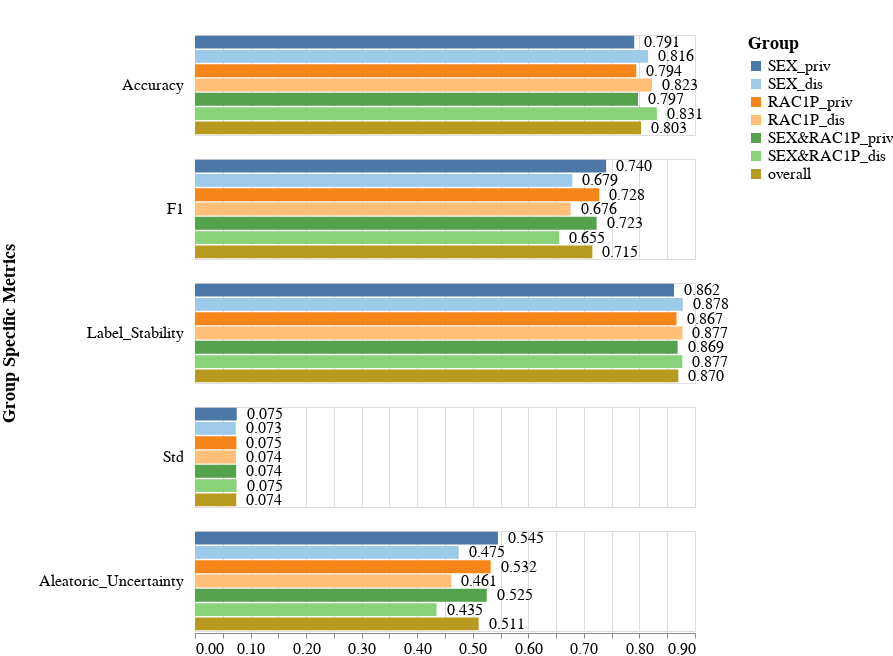

Notebook source saved alongside this figure:
### Code cell
create_metrics_bar_chart_per_one_model(metrics_df=all_subgroup_metrics_df,
                                       dataset_name='Folktables_GA_2018_Income',
                                       fairness_intervention='DIR',
                                       exp_iter='Exp_iter_6',
                                       model_name='MLP',
                                       metrics_type='subgroup',
                                       metrics_names=['Accuracy', 'F1', 'Label_Stability', 'Std', 'Aleatoric_Uncertainty'],
                                       vals_to_replace=vals_to_replace)

### Figure 1 — Vega-Lite specification as saved in the notebook (floating-point values rounded to 4 significant figures)
{"config": {"view": {"continuousWidth": 400, "continuousHeight": 300}, "axis": {"labelFontSize": 16, "titleFontSize": 18}, "headerRow": {"labelAlign": "left", "labelAngle": 0, "labelFontSize": 16, "labelPadding": 10, "titleFontSize": 18}, "padding": {"top": 33}}, "data": {"name": "data-40e9e5c43372ecf659a9f428be3dd1ef"}, "facet": {"row": {"field": "Metric", "sort": ["Accuracy", "F1", "Label_Stability", "Std", "Aleatoric_Uncertainty"], "title": "Group Specific Metrics", "type": "nominal"}}, "spec": {"layer": [{"mark": "bar", "encoding": {"color": {"field": "Subgroup", "legend": {"labelFontSize": 16, "title": "Group", "titleFontSize": 18}, "scale": {"scheme": "tableau20"}, "sort": ["SEX_priv", "SEX_dis", "RAC1P_priv", "RAC1P_dis", "SEX&RAC1P_priv", "SEX&RAC1P_dis", "male_priv", "male_dis", "race_priv", "race_dis", "male&race_priv", "male&race_dis", "sex_priv", "sex_dis", "overall"], "type": "nominal"}, "x": {"axis": {"grid": true}, "field": "Metric_Value", "title": "", "type": "quantitative"}, "y": {"axis": null, "field": "Subgroup", "sort": ["SEX_priv", "SEX_dis", "RAC1P_priv", "RAC1P_dis", "SEX&RAC1P_priv", "SEX&RAC1P_dis", "male_priv", "male_dis", "race_priv", "race_dis", "male&race_priv", "male&race_dis", "sex_priv", "sex_dis", "overall"], "type": "nominal"}}}, {"mark": {"type": "text", "align": "left", "baseline": "middle", "dx": 10, "fontSize": 16}, "encoding": {"color": {"value": "black"}, "text": {"field": "Metric_Value", "format": ",.3f", "type": "quantitative"}, "x": {"axis": {"grid": true}, "field": "Metric_Value", "title": "", "type": "quantitative"}, "y": {"axis": null, "field": "Subgroup", "sort": ["SEX_priv", "SEX_dis", "RAC1P_priv", "RAC1P_dis", "SEX&RAC1P_priv", "SEX&RAC1P_dis", "male_priv", "male_dis", "race_priv", "race_dis", "male&race_priv", "male&race_dis", "sex_priv", "sex_dis", "overall"], "type": "nominal"}}}], "height": 100, "width": 500}, "$schema": "https://vega.github.io/schema/vega-lite/v4.17.0.json", "datasets": {"data-40e9e5c43372ecf659a9f428be3dd1ef": [{"Metric": "Aleatoric_Uncertainty", "Model_Name": "MLP", "Dataset_Name": "Folktables_GA_2018_Income", "Num_Estimators": 200, "Record_Create_Date_Time": "2024-01-07T05:41:42.152000", "Session_Uuid": "f009c98f-b732-44cf-9084-4bf12c11bdcf", "Experiment_Iteration": "Exp_iter_6", "Dataset_Split_Seed": 600, "Fair_Intervention_Params_Lst": "[0.7]", "Intervention_Param": 0.7, "Subgroup": "SEX_priv", "Metric_Value": 0.5453, "Fairness_Intervention": "DIR"}, {"Metric": "Std", "Model_Name": "MLP", "Dataset_Name": "Folktables_GA_2018_Income", "Num_Estimators": 200, "Record_Create_Date_Time": "2024-01-07T05:41:42.152000", "Session_Uuid": "f009c98f-b732-44cf-9084-4bf12c11bdcf", "Experiment_Iteration": "Exp_iter_6", "Dataset_Split_Seed": 600, "Fair_Intervention_Params_Lst": "[0.7]", "Intervention_Param": 0.7, "Subgroup": "SEX_priv", "Metric_Value": 0.07513, "Fairness_Intervention": "DIR"}, {"Metric": "Label_Stability", "Model_Name": "MLP", "Dataset_Name": "Folktables_GA_2018_Income", "Num_Estimators": 200, "Record_Create_Date_Time": "2024-01-07T05:41:42.152000", "Session_Uuid": "f009c98f-b732-44cf-9084-4bf12c11bdcf", "Experiment_Iteration": "Exp_iter_6", "Dataset_Split_Seed": 600, "Fair_Intervention_Params_Lst": "[0.7]", "Intervention_Param": 0.7, "Subgroup": "SEX_priv", "Metric_Value": 0.8622, "Fairness_Intervention": "DIR"}, {"Metric": "Accuracy", "Model_Name": "MLP", "Dataset_Name": "Folktables_GA_2018_Income", "Num_Estimators": 200, "Record_Create_Date_Time": "2024-01-07T05:41:42.152000", "Session_Uuid": "f009c98f-b732-44cf-9084-4bf12c11bdcf", "Experiment_Iteration": "Exp_iter_6", "Dataset_Split_Seed": 600, "Fair_Intervention_Params_Lst": "[0.7]", "Intervention_Param": 0.7, "Subgroup": "SEX_priv", "Metric_Value": 0.7906, "Fairness_Intervention": "DIR"}, {"Metric": "F1", "Model_Name": "MLP", "Dataset_Name": "Folktables_GA_2018_Income", "Num_Estimators": 200, "Record_Create_Date_Time": "2024-01-07T05:41:42.152000", "Session_Uuid": "f009c98f-b732-44cf-9084-4bf12c11bdcf", "Experiment_Iteration": "Exp_iter_6", "Dataset_Split_Seed": 600, "Fair_Intervention_Params_Lst": "[0.7]", "Intervention_Param": 0.7, "Subgroup": "SEX_priv", "Metric_Value": 0.7401, "Fairness_Intervention": "DIR"}, {"Metric": "Aleatoric_Uncertainty", "Model_Name": "MLP", "Dataset_Name": "Folktables_GA_2018_Income", "Num_Estimators": 200, "Record_Create_Date_Time": "2024-01-07T05:41:42.152000", "Session_Uuid": "f009c98f-b732-44cf-9084-4bf12c11bdcf", "Experiment_Iteration": "Exp_iter_6", "Dataset_Split_Seed": 600, "Fair_Intervention_Params_Lst": "[0.7]", "Intervention_Param": 0.7, "Subgroup": "SEX_dis", "Metric_Value": 0.4747, "Fairness_Intervention": "DIR"}, {"Metric": "Std", "Model_Name": "MLP", "Dataset_Name": "Folktables_GA_2018_Income", "Num_Estimators": 200, "Record_Create_Date_Time": "2024-01-07T05:41:42.152000", "Session_Uuid": "f009c98f-b732-44cf-9084-4bf12c11bdcf", "Experiment_Iteration": "Exp_iter_6", "Dataset_Split_Seed": 600, "Fair_Intervention_Params_Lst": "[0.7]", "Intervention_Param": 0.7, "Subgroup": "SEX_dis", "Metric_Value": 0.07337, "Fairness_Intervention": "DIR"}, {"Metric": "Label_Stability", "Model_Name": "MLP", "Dataset_Name": "Folktables_GA_2018_Income", "Num_Estimators": 200, "Record_Create_Date_Time": "2024-01-07T05:41:42.152000", "Session_Uuid": "f009c98f-b732-44cf-9084-4bf12c11bdcf", "Experiment_Iteration": "Exp_iter_6", "Dataset_Split_Seed": 600, "Fair_Intervention_Params_Lst": "[0.7]", "Intervention_Param": 0.7, "Subgroup": "SEX_dis", "Metric_Value": 0.878, "Fairness_Intervention": "DIR"}, {"Metric": "Accuracy", "Model_Name": "MLP", "Dataset_Name": "Folktables_GA_2018_Income", "Num_Estimators": 200, "Record_Create_Date_Time": "2024-01-07T05:41:42.152000", "Session_Uuid": "f009c98f-b732-44cf-9084-4bf12c11bdcf", "Experiment_Iteration": "Exp_iter_6", "Dataset_Split_Seed": 600, "Fair_Intervention_Params_Lst": "[0.7]", "Intervention_Param": 0.7, "Subgroup": "SEX_dis", "Metric_Value": 0.8157, "Fairness_Intervention": "DIR"}, {"Metric": "F1", "Model_Name": "MLP", "Dataset_Name": "Folktables_GA_2018_Income", "Num_Estimators": 200, "Record_Create_Date_Time": "2024-01-07T05:41:42.152000", "Session_Uuid": "f009c98f-b732-44cf-9084-4bf12c11bdcf", "Experiment_Iteration": "Exp_iter_6", "Dataset_Split_Seed": 600, "Fair_Intervention_Params_Lst": "[0.7]", "Intervention_Param": 0.7, "Subgroup": "SEX_dis", "Metric_Value": 0.6792, "Fairness_Intervention": "DIR"}, {"Metric": "Aleatoric_Uncertainty", "Model_Name": "MLP", "Dataset_Name": "Folktables_GA_2018_Income", "Num_Estimators": 200, "Record_Create_Date_Time": "2024-01-07T05:41:42.152000", "Session_Uuid": "f009c98f-b732-44cf-9084-4bf12c11bdcf", "Experiment_Iteration": "Exp_iter_6", "Dataset_Split_Seed": 600, "Fair_Intervention_Params_Lst": "[0.7]", "Intervention_Param": 0.7, "Subgroup": "RAC1P_priv", "Metric_Value": 0.5322, "Fairness_Intervention": "DIR"}, {"Metric": "Std", "Model_Name": "MLP", "Dataset_Name": "Folktables_GA_2018_Income", "Num_Estimators": 200, "Record_Create_Date_Time": "2024-01-07T05:41:42.152000", "Session_Uuid": "f009c98f-b732-44cf-9084-4bf12c11bdcf", "Experiment_Iteration": "Exp_iter_6", "Dataset_Split_Seed": 600, "Fair_Intervention_Params_Lst": "[0.7]", "Intervention_Param": 0.7, "Subgroup": "RAC1P_priv", "Metric_Value": 0.07453, "Fairness_Intervention": "DIR"}, {"Metric": "Label_Stability", "Model_Name": "MLP", "Dataset_Name": "Folktables_GA_2018_Income", "Num_Estimators": 200, "Record_Create_Date_Time": "2024-01-07T05:41:42.152000", "Session_Uuid": "f009c98f-b732-44cf-9084-4bf12c11bdcf", "Experiment_Iteration": "Exp_iter_6", "Dataset_Split_Seed": 600, "Fair_Intervention_Params_Lst": "[0.7]", "Intervention_Param": 0.7, "Subgroup": "RAC1P_priv", "Metric_Value": 0.8667, "Fairness_Intervention": "DIR"}, {"Metric": "Accuracy", "Model_Name": "MLP", "Dataset_Name": "Folktables_GA_2018_Income", "Num_Estimators": 200, "Record_Create_Date_Time": "2024-01-07T05:41:42.152000", "Session_Uuid": "f009c98f-b732-44cf-9084-4bf12c11bdcf", "Experiment_Iteration": "Exp_iter_6", "Dataset_Split_Seed": 600, "Fair_Intervention_Params_Lst": "[0.7]", "Intervention_Param": 0.7, "Subgroup": "RAC1P_priv", "Metric_Value": 0.7942, "Fairness_Intervention": "DIR"}, {"Metric": "F1", "Model_Name": "MLP", "Dataset_Name": "Folktables_GA_2018_Income", "Num_Estimators": 200, "Record_Create_Date_Time": "2024-01-07T05:41:42.152000", "Session_Uuid": "f009c98f-b732-44cf-9084-4bf12c11bdcf", "Experiment_Iteration": "Exp_iter_6", "Dataset_Split_Seed": 600, "Fair_Intervention_Params_Lst": "[0.7]", "Intervention_Param": 0.7, "Subgroup": "RAC1P_priv", "Metric_Value": 0.7276, "Fairness_Intervention": "DIR"}, {"Metric": "Aleatoric_Uncertainty", "Model_Name": "MLP", "Dataset_Name": "Folktables_GA_2018_Income", "Num_Estimators": 200, "Record_Create_Date_Time": "2024-01-07T05:41:42.152000", "Session_Uuid": "f009c98f-b732-44cf-9084-4bf12c11bdcf", "Experiment_Iteration": "Exp_iter_6", "Dataset_Split_Seed": 600, "Fair_Intervention_Params_Lst": "[0.7]", "Intervention_Param": 0.7, "Subgroup": "RAC1P_dis", "Metric_Value": 0.4613, "Fairness_Intervention": "DIR"}, {"Metric": "Std", "Model_Name": "MLP", "Dataset_Name": "Folktables_GA_2018_Income", "Num_Estimators": 200, "Record_Create_Date_Time": "2024-01-07T05:41:42.152000", "Session_Uuid": "f009c98f-b732-44cf-9084-4bf12c11bdcf", "Experiment_Iteration": "Exp_iter_6", "Dataset_Split_Seed": 600, "Fair_Intervention_Params_Lst": "[0.7]", "Intervention_Param": 0.7, "Subgroup": "RAC1P_dis", "Metric_Value": 0.07365, "Fairness_Intervention": "DIR"}, {"Metric": "Label_Stability", "Model_Name": "MLP", "Dataset_Name": "Folktables_GA_2018_Income", "Num_Estimators": 200, "Record_Create_Date_Time": "2024-01-07T05:41:42.152000", "Session_Uuid": "f009c98f-b732-44cf-9084-4bf12c11bdcf", "Experiment_Iteration": "Exp_iter_6", "Dataset_Split_Seed": 600, "Fair_Intervention_Params_Lst": "[0.7]", "Intervention_Param": 0.7, "Subgroup": "RAC1P_dis", "Metric_Value": 0.8774, "Fairness_Intervention": "DIR"}, {"Metric": "Accuracy", "Model_Name": "MLP", "Dataset_Name": "Folktables_GA_2018_Income", "Num_Estimators": 200, "Record_Create_Date_Time": "2024-01-07T05:41:42.152000", "Session_Uuid": "f009c98f-b732-44cf-9084-4bf12c11bdcf", "Experiment_Iteration": "Exp_iter_6", "Dataset_Split_Seed": 600, "Fair_Intervention_Params_Lst": "[0.7]", "Intervention_Param": 0.7, "Subgroup": "RAC1P_dis", "Metric_Value": 0.8227, "Fairness_Intervention": "DIR"}, {"Metric": "F1", "Model_Name": "MLP", "Dataset_Name": "Folktables_GA_2018_Income", "Num_Estimators": 200, "Record_Create_Date_Time": "2024-01-07T05:41:42.152000", "Session_Uuid": "f009c98f-b732-44cf-9084-4bf12c11bdcf", "Experiment_Iteration": "Exp_iter_6", "Dataset_Split_Seed": 600, "Fair_Intervention_Params_Lst": "[0.7]", "Intervention_Param": 0.7, "Subgroup": "RAC1P_dis", "Metric_Value": 0.6762, "Fairness_Intervention": "DIR"}, {"Metric": "Aleatoric_Uncertainty", "Model_Name": "MLP", "Dataset_Name": "Folktables_GA_2018_Income", "Num_Estimators": 200, "Record_Create_Date_Time": "2024-01-07T05:41:42.152000", "Session_Uuid": "f009c98f-b732-44cf-9084-4bf12c11bdcf", "Experiment_Iteration": "Exp_iter_6", "Dataset_Split_Seed": 600, "Fair_Intervention_Params_Lst": "[0.7]", "Intervention_Param": 0.7, "Subgroup": "SEX&RAC1P_priv", "Metric_Value": 0.5251, "Fairness_Intervention": "DIR"}, {"Metric": "Std", "Model_Name": "MLP", "Dataset_Name": "Folktables_GA_2018_Income", "Num_Estimators": 200, "Record_Create_Date_Time": "2024-01-07T05:41:42.152000", "Session_Uuid": "f009c98f-b732-44cf-9084-4bf12c11bdcf", "Experiment_Iteration": "Exp_iter_6", "Dataset_Split_Seed": 600, "Fair_Intervention_Params_Lst": "[0.7]", "Intervention_Param": 0.7, "Subgroup": "SEX&RAC1P_priv", "Metric_Value": 0.07415, "Fairness_Intervention": "DIR"}, {"Metric": "Label_Stability", "Model_Name": "MLP", "Dataset_Name": "Folktables_GA_2018_Income", "Num_Estimators": 200, "Record_Create_Date_Time": "2024-01-07T05:41:42.152000", "Session_Uuid": "f009c98f-b732-44cf-9084-4bf12c11bdcf", "Experiment_Iteration": "Exp_iter_6", "Dataset_Split_Seed": 600, "Fair_Intervention_Params_Lst": "[0.7]", "Intervention_Param": 0.7, "Subgroup": "SEX&RAC1P_priv", "Metric_Value": 0.8686, "Fairness_Intervention": "DIR"}, {"Metric": "Accuracy", "Model_Name": "MLP", "Dataset_Name": "Folktables_GA_2018_Income", "Num_Estimators": 200, "Record_Create_Date_Time": "2024-01-07T05:41:42.152000", "Session_Uuid": "f009c98f-b732-44cf-9084-4bf12c11bdcf", "Experiment_Iteration": "Exp_iter_6", "Dataset_Split_Seed": 600, "Fair_Intervention_Params_Lst": "[0.7]", "Intervention_Param": 0.7, "Subgroup": "SEX&RAC1P_priv", "Metric_Value": 0.7975, "Fairness_Intervention": "DIR"}, {"Metric": "F1", "Model_Name": "MLP", "Dataset_Name": "Folktables_GA_2018_Income", "Num_Estimators": 200, "Record_Create_Date_Time": "2024-01-07T05:41:42.152000", "Session_Uuid": "f009c98f-b732-44cf-9084-4bf12c11bdcf", "Experiment_Iteration": "Exp_iter_6", "Dataset_Split_Seed": 600, "Fair_Intervention_Params_Lst": "[0.7]", "Intervention_Param": 0.7, "Subgroup": "SEX&RAC1P_priv", "Metric_Value": 0.7229, "Fairness_Intervention": "DIR"}, {"Metric": "Aleatoric_Uncertainty", "Model_Name": "MLP", "Dataset_Name": "Folktables_GA_2018_Income", "Num_Estimators": 200, "Record_Create_Date_Time": "2024-01-07T05:41:42.152000", "Session_Uuid": "f009c98f-b732-44cf-9084-4bf12c11bdcf", "Experiment_Iteration": "Exp_iter_6", "Dataset_Split_Seed": 600, "Fair_Intervention_Params_Lst": "[0.7]", "Intervention_Param": 0.7, "Subgroup": "SEX&RAC1P_dis", "Metric_Value": 0.4348, "Fairness_Intervention": "DIR"}, {"Metric": "Std", "Model_Name": "MLP", "Dataset_Name": "Folktables_GA_2018_Income", "Num_Estimators": 200, "Record_Create_Date_Time": "2024-01-07T05:41:42.152000", "Session_Uuid": "f009c98f-b732-44cf-9084-4bf12c11bdcf", "Experiment_Iteration": "Exp_iter_6", "Dataset_Split_Seed": 600, "Fair_Intervention_Params_Lst": "[0.7]", "Intervention_Param": 0.7, "Subgroup": "SEX&RAC1P_dis", "Metric_Value": 0.07486, "Fairness_Intervention": "DIR"}, {"Metric": "Label_Stability", "Model_Name": "MLP", "Dataset_Name": "Folktables_GA_2018_Income", "Num_Estimators": 200, "Record_Create_Date_Time": "2024-01-07T05:41:42.152000", "Session_Uuid": "f009c98f-b732-44cf-9084-4bf12c11bdcf", "Experiment_Iteration": "Exp_iter_6", "Dataset_Split_Seed": 600, "Fair_Intervention_Params_Lst": "[0.7]", "Intervention_Param": 0.7, "Subgroup": "SEX&RAC1P_dis", "Metric_Value": 0.8771, "Fairness_Intervention": "DIR"}, {"Metric": "Accuracy", "Model_Name": "MLP", "Dataset_Name": "Folktables_GA_2018_Income", "Num_Estimators": 200, "Record_Create_Date_Time": "2024-01-07T05:41:42.152000", "Session_Uuid": "f009c98f-b732-44cf-9084-4bf12c11bdcf", "Experiment_Iteration": "Exp_iter_6", "Dataset_Split_Seed": 600, "Fair_Intervention_Params_Lst": "[0.7]", "Intervention_Param": 0.7, "Subgroup": "SEX&RAC1P_dis", "Metric_Value": 0.8314, "Fairness_Intervention": "DIR"}, {"Metric": "F1", "Model_Name": "MLP", "Dataset_Name": "Folktables_GA_2018_Income", "Num_Estimators": 200, "Record_Create_Date_Time": "2024-01-07T05:41:42.152000", "Session_Uuid": "f009c98f-b732-44cf-9084-4bf12c11bdcf", "Experiment_Iteration": "Exp_iter_6", "Dataset_Split_Seed": 600, "Fair_Intervention_Params_Lst": "[0.7]", "Intervention_Param": 0.7, "Subgroup": "SEX&RAC1P_dis", "Metric_Value": 0.6554, "Fairness_Intervention": "DIR"}, {"Metric": "Aleatoric_Uncertainty", "Model_Name": "MLP", "Dataset_Name": "Folktables_GA_2018_Income", "Num_Estimators": 200, "Record_Create_Date_Time": "2024-01-07T05:41:42.152000", "Session_Uuid": "f009c98f-b732-44cf-9084-4bf12c11bdcf", "Experiment_Iteration": "Exp_iter_6", "Dataset_Split_Seed": 600, "Fair_Intervention_Params_Lst": "[0.7]", "Intervention_Param": 0.7, "Subgroup": "overall", "Metric_Value": 0.5106, "Fairness_Intervention": "DIR"}, {"Metric": "Std", "Model_Name": "MLP", "Dataset_Name": "Folktables_GA_2018_Income", "Num_Estimators": 200, "Record_Create_Date_Time": "2024-01-07T05:41:42.152000", "Session_Uuid": "f009c98f-b732-44cf-9084-4bf12c11bdcf", "Experiment_Iteration": "Exp_iter_6", "Dataset_Split_Seed": 600, "Fair_Intervention_Params_Lst": "[0.7]", "Intervention_Param": 0.7, "Subgroup": "overall", "Metric_Value": 0.07426, "Fairness_Intervention": "DIR"}, {"Metric": "Label_Stability", "Model_Name": "MLP", "Dataset_Name": "Folktables_GA_2018_Income", "Num_Estimators": 200, "Record_Create_Date_Time": "2024-01-07T05:41:42.152000", "Session_Uuid": "f009c98f-b732-44cf-9084-4bf12c11bdcf", "Experiment_Iteration": "Exp_iter_6", "Dataset_Split_Seed": 600, "Fair_Intervention_Params_Lst": "[0.7]", "Intervention_Param": 0.7, "Subgroup": "overall", "Metric_Value": 0.87, "Fairness_Intervention": "DIR"}, {"Metric": "Accuracy", "Model_Name": "MLP", "Dataset_Name": "Folktables_GA_2018_Income", "Num_Estimators": 200, "Record_Create_Date_Time": "2024-01-07T05:41:42.152000", "Session_Uuid": "f009c98f-b732-44cf-9084-4bf12c11bdcf", "Experiment_Iteration": "Exp_iter_6", "Dataset_Split_Seed": 600, "Fair_Intervention_Params_Lst": "[0.7]", "Intervention_Param": 0.7, "Subgroup": "overall", "Metric_Value": 0.8029, "Fairness_Intervention": "DIR"}, {"Metric": "F1", "Model_Name": "MLP", "Dataset_Name": "Folktables_GA_2018_Income", "Num_Estimators": 200, "Record_Create_Date_Time": "2024-01-07T05:41:42.152000", "Session_Uuid": "f009c98f-b732-44cf-9084-4bf12c11bdcf", "Experiment_Iteration": "Exp_iter_6", "Dataset_Split_Seed": 600, "Fair_Intervention_Params_Lst": "[0.7]", "Intervention_Param": 0.7, "Subgroup": "overall", "Metric_Value": 0.7152, "Fairness_Intervention": "DIR"}]}}
